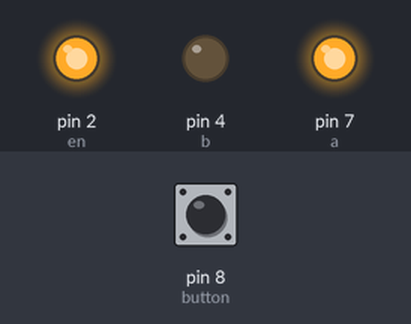
A sketch run on a simulated Arduino Uno, built with avr-gcc and run on an emulated ATmega328P. Parts: output pins drawn as LEDs (lit = HIGH). The test bench sets the inputs (shaded band); at power-on: pin 8 (button) LOW.

Above: at 1.2 s.
1.3 s: pin 8 (button) pulled HIGH for 0.15 s
At 1.37 s:
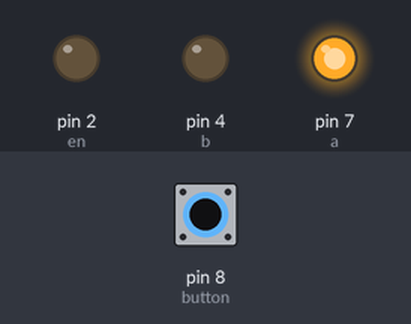
2.9 s: pin 8 (button) pulled HIGH for 3.2 s
At 6.6 s:
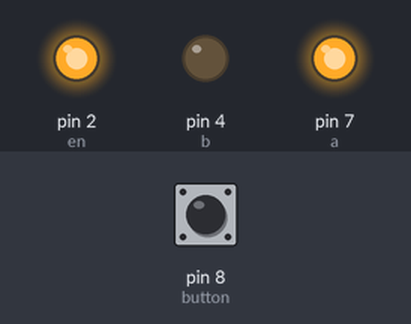
Timing chart, 0 to 8.1 s (numbered marks = the images above; inputs shaded):
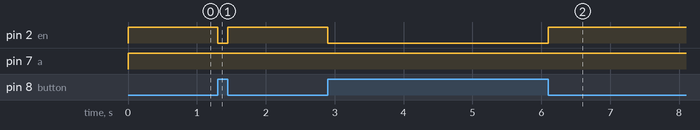

The sketch:

code_mux.ino
```cpp
int en = 2;
int b = 4;
int a = 7;
int button = 8;

int state = LOW;
int reading;
int previous = LOW;

long time = 0;
long debounce = 200;


void setup() {
  pinMode(en, OUTPUT);
  pinMode(b, OUTPUT);
  pinMode(a, OUTPUT);
  pinMode(button, INPUT);
}


void loop() {
  state = digitalRead(button);
  if (state == HIGH){
    digitalWrite(en, LOW);
    digitalWrite(b, LOW);
    digitalWrite(a, HIGH);
  }
  else {
    digitalWrite(en, HIGH);
    digitalWrite(b, LOW);
    digitalWrite(a, HIGH);
  }

}
```

Measured:
- after the input at 1.3 s, pin 2 (en): HIGH → LOW at once, → HIGH 0.15 s later
- after the input at 2.9 s, pin 2 (en): HIGH → LOW at once, → HIGH 3.2 s later
